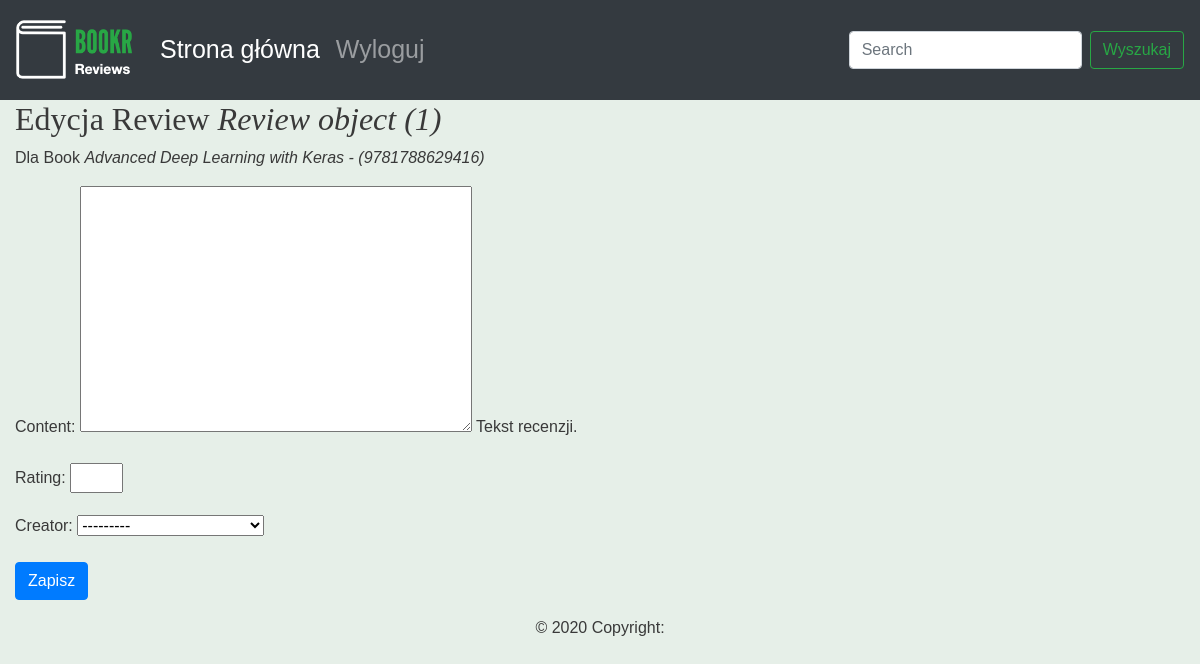
/book/1/reviews/1, run on the app's committed database.
### reviews/models.py (models this page shows, shortened)
class Review(models.Model):
    content = models.TextField(help_text="Tekst recenzji.")
    rating = models.IntegerField(help_text="Ocena użytkownika.")
    date_created = models.DateTimeField(auto_now_add=True,
                                        help_text="Data i czas utworzenia recenzji.")
    date_edited = models.DateTimeField(null=True,
                                       help_text="Data i czas ostatniej edycji recenzji.")
    creator = models.ForeignKey(auth.get_user_model(), on_delete=models.CASCADE)
    book = models.ForeignKey(Book, on_delete=models.CASCADE,
                             help_text="Recenzowana książka.")

class Book(models.Model):
    """Opublikowana książka."""
    title = models.CharField(max_length=70,
                             help_text="Tytuł książki.")
    publication_date = models.DateField(
        verbose_name="Data publikacji książki.")
    isbn = models.CharField(max_length=20,
                            verbose_name="Numer ISBN książki.")
    publisher = models.ForeignKey(Publisher, on_delete=models.CASCADE)
    contributors = models.ManyToManyField("Contributor", through="BookContributor")
    cover = models.ImageField(null=True, blank=True, upload_to="book_covers/")
    sample = models.FileField(null=True, blank=True, upload_to="book_samples/")
    def __str__(self):
        return "{} - ({})".format(self.title, self.isbn)

### reviews/views.py (the view)
# urls.py: path('book/<int:book_pk>/reviews/<int:review_pk>', views.review_edit, name="review_edit"),
def review_edit(request, book_pk, review_pk=None):
    book = get_object_or_404(Book, pk=book_pk)
    if review_pk is not None:
        review = get_object_or_404(Review, book_id=book_pk, pk=review_pk)
    else:
        review = None
    if request.method == "POST":
        form = ReviewForm(request.POST)
        if form.is_valid():
            updated_review = form.save(False)
            updated_review.book = book
            if review is None:
                messages.success(request, "Utworzono recenzję dla \"{}\".".format(book))
            else:
                updated_review.date_edited = timezone.now()
                messages.success(request, "Uaktualniono recenzję dla \"{}\".".format(book))
            updated_review.save()
            return redirect("book_detail", book.pk)
    else:
        form = ReviewForm()
    return render(request, "reviews/instance-form.html",
                  {"form": form,
                   "instance": review,
                   "model_type": "Review",
                   "related_instance": book,
                   "related_model_type": "Book"
                   })

### reviews/forms.py
class ReviewForm(forms.ModelForm):
    class Meta:
        model = Review
        exclude = ['date_edited', 'book']
    rating = forms.IntegerField(min_value=0, max_value=5)

### reviews/templates/reviews/instance-form.html (shortened to what this page needs)
{% extends 'reviews/base.html' %}
{% block content %}
<h2>
    {% if instance %}
        Edycja {{ model_type }} <em>{{ instance }}</em>
    {% else %}
        Nowy {{ model_type }}
    {% endif %}
</h2>
{% if related_instance and related_model_type %}
  <p>Dla {{ related_model_type }} <em>{{ related_instance }}</em></p>
{% endif %}
<form method="post" {% if is_file_upload %}enctype="multipart/form-data"{% endif %}>
    {{ form.as_p }}
    <button type="submit" class="btn btn-primary">
        {% if instance %}Zapisz{% else %}Utwórz{% endif %}
    </button>
</form>
{% endblock %}

### reviews/static/css/blog.css (style rules this page uses)
body { font-family: 'Source Sans Pro', sans-serif; background-color: #e6efe8; color: #393939; }
h1, h2, h3, h4, h5, h6 { font-family: 'Libre Baskerville', serif; }

### data on the page
Review: id "Review object (1)"
Book: title+isbn "Advanced Deep Learning with Keras - (9781788629416)"

### other printed values
{{ model_type }} "Review"
{{ related_model_type }} "Book"
